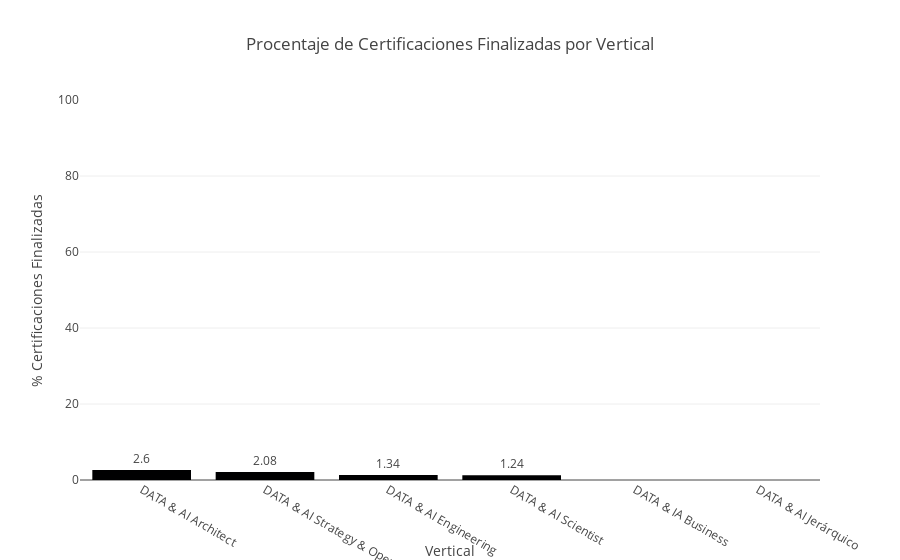

Notebook source saved alongside this figure:
### Code cell
fig = px.bar(data_frame = df_resultado,
             x          = "Vertical",
             y          = "Porcentaje Certificaciones Realizadas",
             range_y    = [0, 100],
             text_auto  = True,
             title      = "Procentaje de Certificaciones Finalizadas por Vertical")

fig.update_layout(xaxis = dict(title = dict(text = "Vertical")),
                  yaxis = dict(title = dict(text = "% Certificaciones Finalizadas")))

fig.show()

### Figure 1 — Plotly figure (JSON) as saved in the notebook; plotly's stock layout.template omitted (floating-point values rounded to 4 significant figures)
{"data": [{"alignmentgroup": "True", "hovertemplate": "Vertical=%{x}<br>Porcentaje Certificaciones Realizadas=%{y}<extra></extra>", "legendgroup": "", "marker": {"color": "#000001", "pattern": {"shape": ""}}, "name": "", "offsetgroup": "", "orientation": "v", "showlegend": false, "textposition": "auto", "texttemplate": "%{y}", "type": "bar", "x": ["DATA & AI Architect", "DATA & AI Strategy & Operations", "DATA & AI Engineering", "DATA & AI Scientist", "DATA & IA Business", "DATA & AI Jerárquico"], "xaxis": "x", "y": [2.6, 2.08, 1.34, 1.24, 0, null], "yaxis": "y"}], "layout": {"barmode": "relative", "legend": {"tracegroupgap": 0}, "title": {"text": "Procentaje de Certificaciones Finalizadas por Vertical"}, "xaxis": {"anchor": "y", "domain": [0, 1], "title": {"text": "Vertical"}}, "yaxis": {"anchor": "x", "domain": [0, 1], "range": [0, 100], "title": {"text": "% Certificaciones Finalizadas"}}}}
